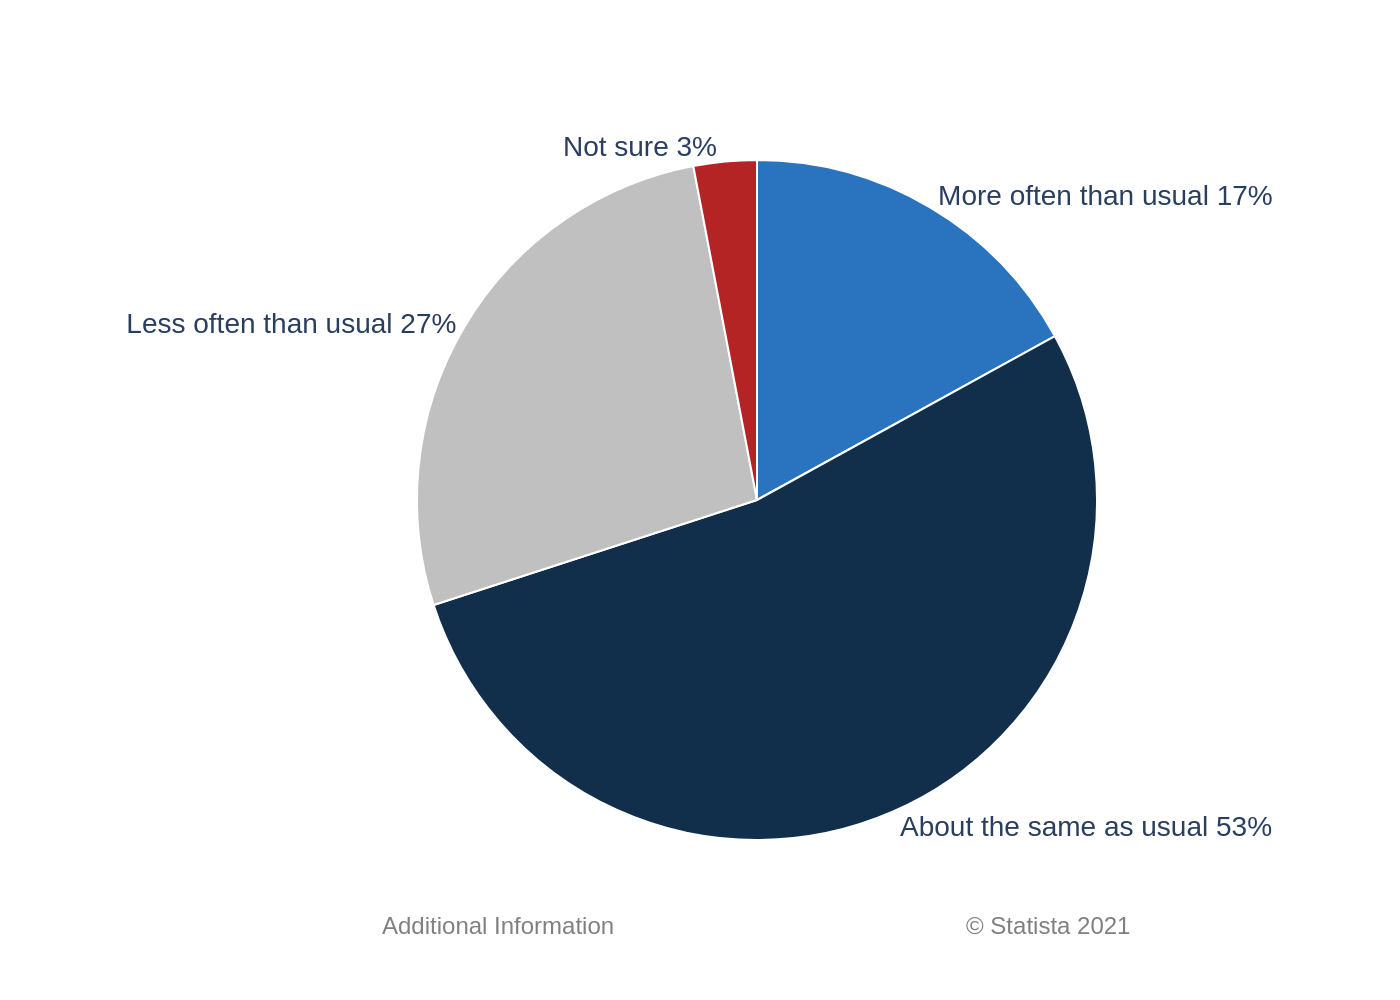

The script that drew this image:
import sys
import json
import plotly.graph_objects as go
from pathlib import Path

# Check if a command-line argument is provided
if len(sys.argv) != 2:
    print("Usage: python generate_chart.py <path_to_json_file>")
    sys.exit(1)

# Get the JSON file path from the command-line argument
json_file_path = Path(sys.argv[1])

# Check if the JSON file exists
if not json_file_path.is_file():
    print(f"Error: JSON file not found at '{json_file_path}'")
    sys.exit(1)

# Define the output image path based on the JSON filename
output_image_path = json_file_path.with_suffix(".png")

# Load data from the JSON file
with open(json_file_path, 'r', encoding='utf-8') as f:
    chart_config = json.load(f)

# Extract data, texts, and colors from the loaded JSON
chart_data = chart_config.get("chart_data", [])
texts = chart_config.get("texts", {})
colors = chart_config.get("colors", [])

# Prepare data for the pie chart
labels = [item['label'] for item in chart_data]
values = [item['value'] for item in chart_data]

# Create the pie chart trace
pie_trace = go.Pie(
    labels=labels,
    values=values,
    marker=dict(colors=colors, line=dict(color='#ffffff', width=1)),
    textinfo='none', # Use texttemplate for custom formatting
    texttemplate='%{label} %{value}%',
    textposition='outside',
    hole=0,
    sort=False,  # Preserve the original order from the JSON data
    direction='clockwise',
    hoverinfo='label+percent'
)

# Create the figure
fig = go.Figure(data=[pie_trace])

# Prepare annotations list
annotations = []

# Add source text if available
source_text = texts.get("source")
if source_text:
    annotations.append(
        dict(
            xref="paper", yref="paper",
            x=1.0, y=-0.1,
            xanchor='right', yanchor='top',
            text=source_text,
            showarrow=False,
            font=dict(family="Arial", size=12, color="grey")
        )
    )

# Add note text if available
note_text = texts.get("note")
if note_text:
    annotations.append(
        dict(
            xref="paper", yref="paper",
            x=0.0, y=-0.1,
            xanchor='left', yanchor='top',
            text=note_text,
            showarrow=False,
            font=dict(family="Arial", size=12, color="grey")
        )
    )

# Update layout
fig.update_layout(
    title_text=texts.get("title"),
    showlegend=False,
    font=dict(family="Arial", size=14),
    margin=dict(l=80, r=80, t=80, b=80),
    annotations=annotations,
    paper_bgcolor='rgba(255,255,255,1)',
    plot_bgcolor='rgba(255,255,255,1)'
)

# Write the output image
fig.write_image(output_image_path, scale=2)

print(f"Chart saved to '{output_image_path}'")
